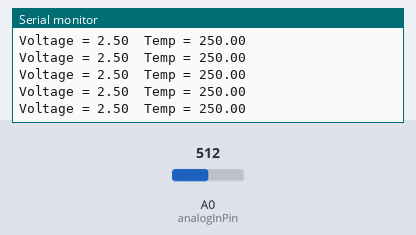
This sketch was run on a simulated Arduino Uno, built with avr-gcc and run on an emulated ATmega328P. Shown: the last lines printed to the serial monitor. Inputs (shaded band) come from the test bench; at power-on: A0 (analogInPin) = 512.

Above: at 4.2 s.
4.3 s: A0 (analogInPin) set to 221
At 4.36 s:
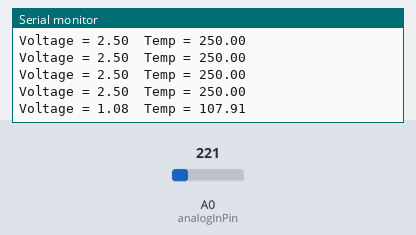
7.3 s: A0 (analogInPin) set to 186
At 7.39 s:
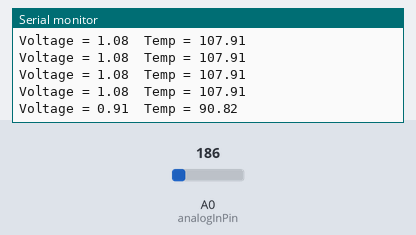
Timing chart, 0 to 9.8 s (numbered marks = the images above; inputs shaded):
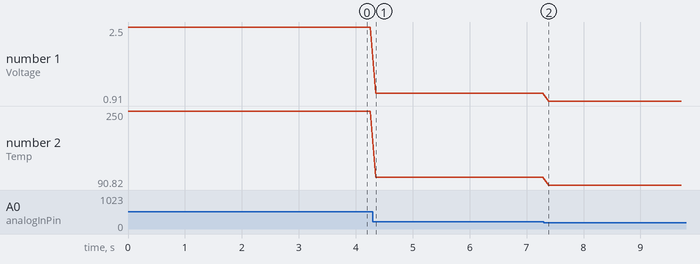

Measured:
- after the input at 4.3 s, the serial monitor: prints a new line after 0.05 s (image 1)
- after the input at 7.3 s, the serial monitor: prints a new line after 0.09 s (image 2)
- plotted number 1: 2.5 → 1.08 after the input at 4.3 s, 1.08 → 0.91 after the input at 7.3 s
- plotted number 2: 250 → 107.91 after the input at 4.3 s, 107.91 → 90.82 after the input at 7.3 s

The sketch:

Code_010.ino
```cpp
const int analogInPin = A0;
float AValue = 0;
float AValue2 = 0;
void setup() {

  Serial.begin(9600);
}

void loop() {
  //AValue = map(analogRead(analogInPin), 0, 1023, 0, 5);
  AValue = analogRead(analogInPin) * 0.0048828125 ; //((float)(5/1024));
  AValue2 = analogRead(analogInPin) * 0.48828125 ; //((float)(5/1024));
  Serial.print("Voltage = ");
  Serial.print(AValue);
  Serial.print("  Temp = ");
  Serial.println(AValue2);
  delay(100);
}
```
